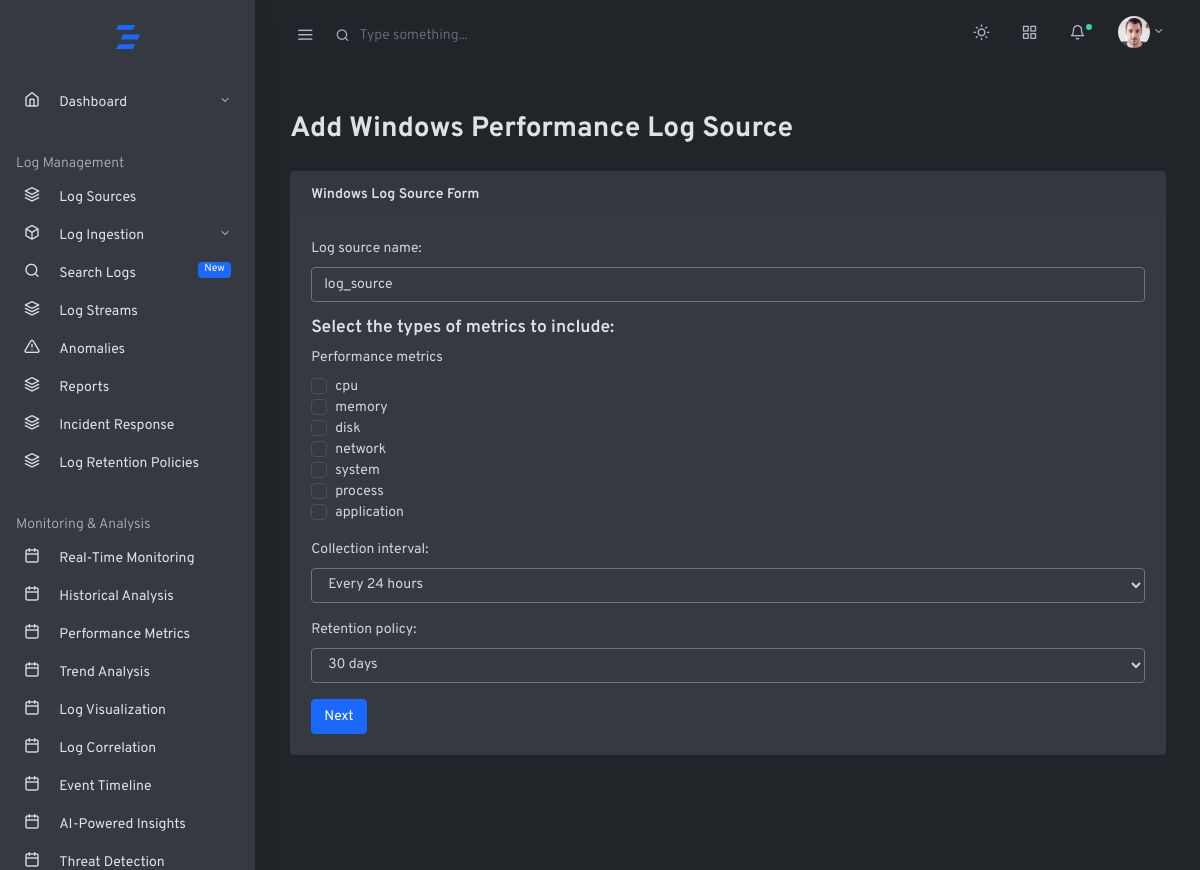
The page /home/windows/performancelogs/ on the database as committed earlier.
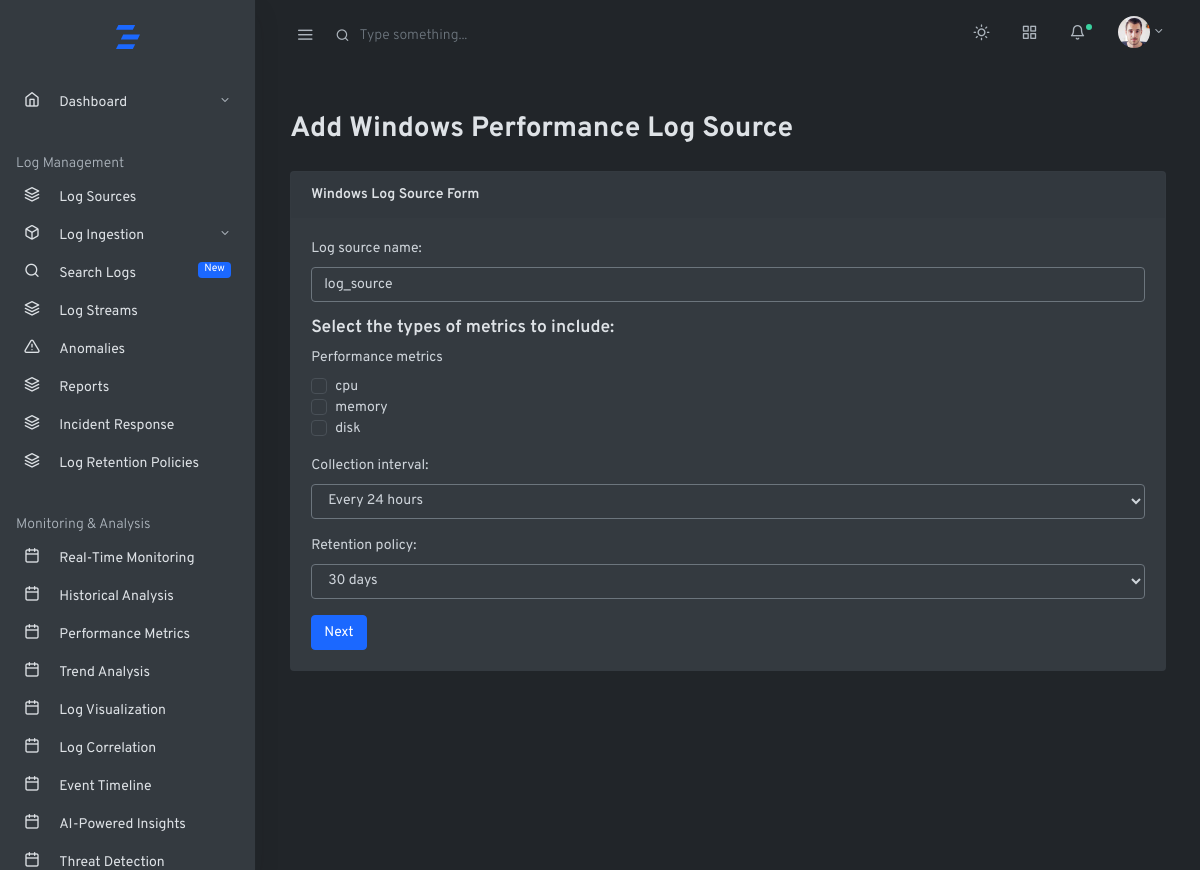
The same page on the database as committed later.
### log_management_app/models.py (models this page shows, shortened)
class WindowsPerformanceMetric(models.Model):
    METRIC_CHOICES = [
        ('cpu', 'CPU'),
        ('memory', 'Memory'),
        ('disk', 'Disk'),
        ('network', 'Network'),
        ('system', 'System'),
        ('process', 'Process'),
        ('application', 'Application'),
    ]
    name = models.CharField(max_length=100, verbose_name="Metric Name")

### log_management_app/views.py (the view)
# urls.py: path('home/windows/performancelogs/',views.windowsperformancelogs,name='windowsperformancelogs'),
def windowsperformancelogs(request):
    if request.method == 'POST':
        print(request.POST)  # Print the submitted data to check if performance_metrics is included
        logperf = WindowsPerfLogsForm(request.POST)
        if logperf.is_valid():
            instance = logperf.save(commit=False)
            instance.save()
            performance_metrics_ids = logperf.cleaned_data['performance_metrics']
            performance_metrics = WindowsPerformanceMetric.objects.filter(pk__in=performance_metrics_ids)
            instance.performance_metrics.set(performance_metrics)
            instance.save()
            return redirect('logsources')
        else:
            print(logperf.errors)  # Print form errors to see if there's an issue
    else:
        logperf = WindowsPerfLogsForm()
    context = {'logperf': logperf}
    return render(request, 'baseapp/logingestion/systemlogs/windows/perfform.html', context)

### log_management_app/forms.py
class WindowsPerfLogsForm(forms.ModelForm):
    performance_metrics = forms.ModelMultipleChoiceField(
        queryset=WindowsPerformanceMetric.objects.all(),
        widget=forms.CheckboxSelectMultiple,
        required=False
    )
    class Meta:
        model = WindowsPerfLogs
        fields = [
            'log_source_name',
            'performance_metrics',
            'collection_interval',
            'retention_policy',
        ]
        widgets = {
            'log_source_name': forms.TextInput(attrs={'class': 'form-control', 'placeholder': 'Enter log source name'}),
            'collection_interval': forms.Select(attrs={'class': 'form-control'}),
            'retention_policy': forms.Select(attrs={'class': 'form-control'}),
        }
        help_texts = {
            'performance_metrics': 'Select the types of metrics to include',
        }

### log_management_app/templates/baseapp/logingestion/systemlogs/windows/perfform.html (shortened to what this page needs)
{% extends 'mainhome.html' %}
{% block content %}
<div class="container">
    <h2 class="mt-4">Add Windows Performance Log Source</h2>
    <form method="post" action="">
        <div class="card my-4">
            <div class="card-header">
                <strong>Windows Log Source Form</strong>
            </div>
            <div class="card-body">
                <div class="form-group">
                    {{ logperf.log_source_name.label_tag }}
                    {{ logperf.log_source_name }}
                </div>
                <h5>Select the types of metrics to include:</h5>
                <div class="form-group">
                    <label>{{ logperf.performance_metrics.label }}</label>
                    {% for checkbox in logperf.performance_metrics.field.queryset %}
                        <div class="custom-control custom-checkbox">
                            <label class="custom-control-label" for="customCheck{{ checkbox.pk }}">
                                {{ checkbox.name }}
                            </label>
                        </div>
                    {% endfor %}
                </div>
                <div class="form-group">
                    {{ logperf.collection_interval.label_tag }}
                    {{ logperf.collection_interval }}
                </div>
                <div class="form-group">
                    {{ logperf.retention_policy.label_tag }}
                    {{ logperf.retention_policy }}
                </div>
                <div>
                    <button type="submit" class="btn btn-primary">Next</button>
                </div>
            </div>
        </div>
    </form>
</div>
{% endblock %}

Rows that differ between the two databases and show on the page:
removed WindowsPerformanceMetric: name "network"
removed WindowsPerformanceMetric: name "system"
removed WindowsPerformanceMetric: name "process"
removed WindowsPerformanceMetric: name "application"
